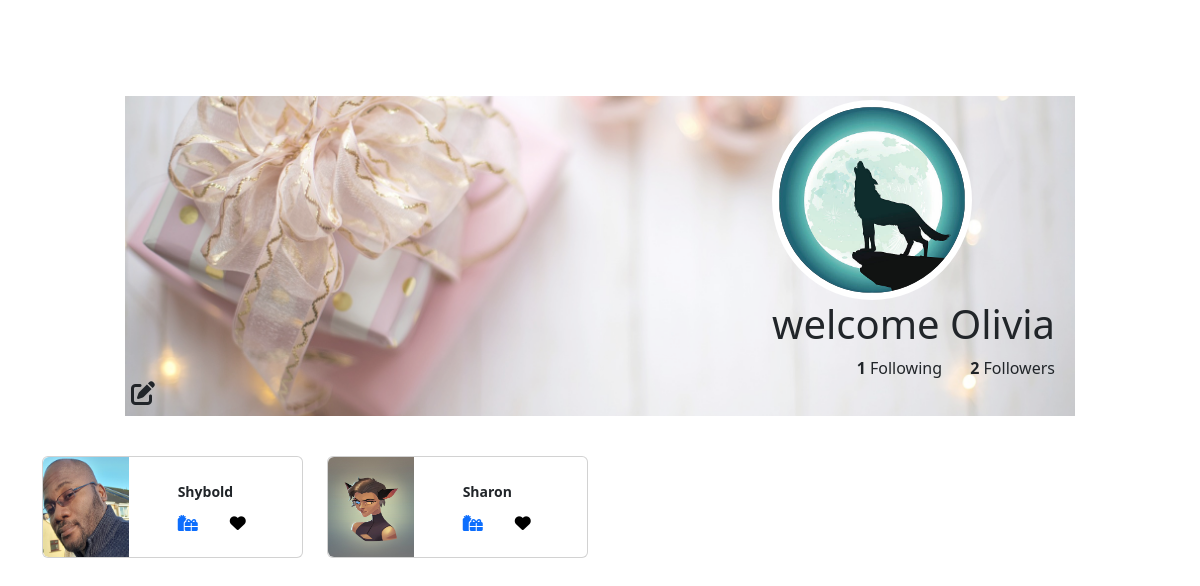
The page /profiles/ (signed in) on the database its author committed.
### wishes/models.py (models this page shows, shortened)
class Profile(models.Model):
    user = models.OneToOneField(User, on_delete=models.CASCADE)
    phone_number = models.CharField(
        max_length=20, null=True, blank=True)
    street_address1 = models.CharField(
        max_length=80, null=True, blank=True)
    street_address2 = models.CharField(
        max_length=80, null=True, blank=True)
    town_or_city = models.CharField(
        max_length=40, null=True, blank=True)
    county = models.CharField(
        max_length=80, null=True, blank=True)
    postcode = models.CharField(
        max_length=20, null=True, blank=True)
    country = CountryField(
        blank_label='Country', null=True, blank=True)
    image = models.ImageField(null=True, blank=True)
    followers = models.ManyToManyField(User, related_name='following', blank=True)

### profiles/views.py (the view)
# urls.py: path('', views.profile, name='profile'),
@login_required
def profile(request):
    profile = Profile.objects.get(user=request.user)
    context = {
        'profile': profile
    }
    return render(request, 'profiles/profile.html', context)

### profiles/templates/profiles/profile.html (shortened to what this page needs)
{% extends "base.html" %}
{% load static %}
{% block content %}
<nav class="navbar fixed-top ">
</nav>
<section class="container">
    <div class="row">
        <div class="p-5"></div>
    </div>
    <div class="row">
        <div class="col-12 col-md-10 m-auto profile-header">
            <a class="text-decoration-none nav-link fs-4 profile-edit" href="{% url 'edit_profile' %}"> <i class="fas fa-edit"></i></a>
            <div class="profile-txt text-end">
                <div class="bg-dark profile-box">
                    {% if profile.image %}
                    <img src="{{ profile.image.url }}" class="img-fluid rounded-start " alt="User Profile Picture for {{ profile.user.username }}">
                    {% else %}
                    <img src="{{ MEDIA_URL }}wolf-clan.jpg" class="img-fluid rounded-start profile-pic" alt="User Profile Picture...">
                    {% endif %}
                </div>
                <h1 class="">welcome {{ profile.user.username }}</h1>
                <p class="text-end"><span class="pe-4"><strong>{{ profile.user.following.count }}</strong> Following</span> <span><strong>{{ profile.followers.count }}</strong> Followers</span></p>
            </div>
        </div>
    </div>
    <div class="row row-cols-1 row-cols-md-2 row-cols-lg-4  g-4 mt-3">
        {% for follower in profile.followers.all %}
        <div class="col">
            <div class="card">
                <div class="row g-0">
                    <div class="col-4">
                        {% if follower.profile.image %}
                        <img src="{{ follower.profile.image.url }}" class="img-fluid rounded-start" alt="{{ follower.username }}'s Profile Picture" style="width: 100px; height: 100px;">
                        {% else %}
                        <img src="{{ MEDIA_URL }}wolf-clan.jpg" class="img-fluid rounded-start" alt="Default pic set for not found." style="width: 100px; height: 100px;">
                        {% endif %}
                    </div>
                    <div class="col-8 d-flex justify-content-center align-items-center">
                        <div class="">
                            <p class="card-title"><small class="mb-3"><strong>{{ follower.username }}</strong></small>
                            </p>
                            <div class="text-center d-flex">
                                <a class="pe-4" href="{% url 'follower_items' follower.id %}"><i class="fas fa-gifts"></i></a>
                                {% if user.is_authenticated %}
                                <form action="#" method="POST">
                                    {% if follow.user.profile.follows.count %}
                                    <button class="border-0 bg-transparent px-2" type="submit"><i class="fas fa-heart follow-unfollow"></i><span> {{ post.number_of_likes }}</span></button>
                                    {% else %}
                                    <button class="border-0 bg-transparent px-2" type="submit"><i class="fas fa-heart"></i></button>
                                    {% endif %}
                                </form>
                                {% endif %}
                            </div>
                        </div>
                    </div>
                </div>
            </div>
        </div>
        {% endfor %}
    </div>
</section>
{% endblock %}

### static/css/base.css (style rules this page uses)
* { margin: 0; padding: 0; }
.profile-header { height: 40vh; position: relative; }
.profile-header::after { content: ""; background-image: url("/media/hero-2.jpg"); background-position: center; background-repeat: no-repeat; background-size: cover; opacity: 0.8; top: 0; left: 0; bottom: 0; right: 0; position: absolute; z-index: -1; }
.profile-txt { position: absolute; bottom: 20px; right: 20px; }
.profile-box { width: 200px; height: 200px; overflow: hidden; border-radius: 100%; border: 7px solid #fff }
.profile-pic { height:100% ; width:100%; }
.profile-edit { position: absolute; bottom: 5px; left: 6px; }

### rows shown on the page
Profile: user.username "Olivia", user.following.count "1", followers.count "2"

### other values the page prints
{{ follower.username }} "Shybold"
{{ follower.username }} "Sharon"
